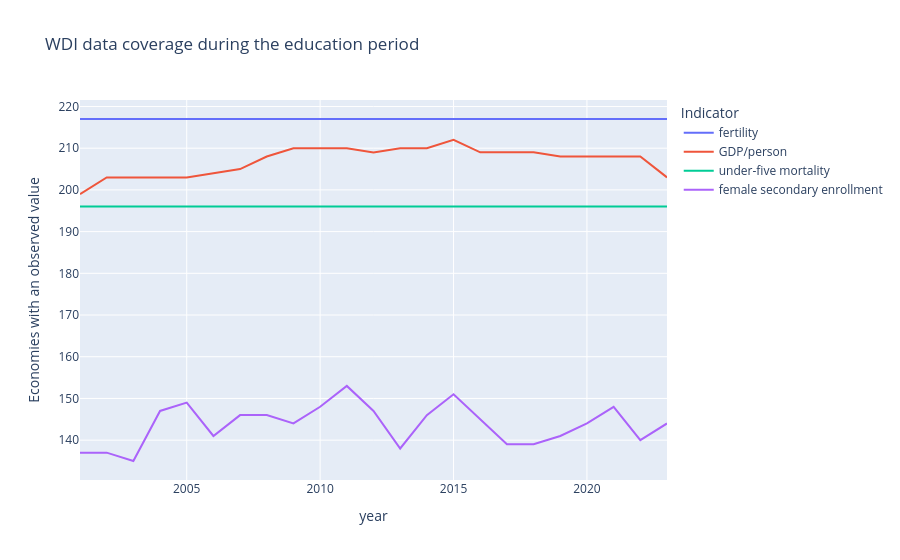

This figure's notebook cell:
### Markdown cell above
## Coverage and complete cases

Keep the education period separate from the main 1990–2024 cohort. GDP must be positive for the log transform. No values are filled or interpolated.

### Code cell
period = panel.loc[panel.year.between(2001, 2023)].copy()
period['log_gdp'] = np.log(period.gdp_pc.where(period.gdp_pc.gt(0)))
base = period.dropna(subset=['fertility', 'log_gdp', 'mortality'])
education = period.dropna(subset=['fertility', 'log_gdp', 'mortality', 'education']).copy()
coverage = pd.DataFrame({
    'year': sorted(period.year.unique()),
    'fertility': period.groupby('year').fertility.count().values,
    'GDP/person': period.groupby('year').gdp_pc.count().values,
    'under-five mortality': period.groupby('year').mortality.count().values,
    'female secondary enrollment': period.groupby('year').education.count().values,
})
display(pd.DataFrame({'sample': ['Core complete', 'Core + education complete'],
                      'country-years': [len(base), len(education)],
                      'economies': [base.iso3.nunique(), education.iso3.nunique()]}))
display(coverage.tail())
fig = px.line(coverage, x='year', y=['fertility', 'GDP/person', 'under-five mortality', 'female secondary enrollment'],
              title='WDI data coverage during the education period',
              labels={'value': 'Economies with an observed value', 'variable': 'Indicator'})
fig.show()

### Figure 1 — Plotly figure (JSON) as saved in the notebook; plotly's stock layout.template omitted (floating-point values rounded to 4 significant figures)
{"data": [{"hovertemplate": "Indicator=fertility<br>year=%{x}<br>Economies with an observed value=%{y}<extra></extra>", "legendgroup": "fertility", "line": {"color": "#636efa", "dash": "solid"}, "marker": {"symbol": "circle"}, "mode": "lines", "name": "fertility", "orientation": "v", "showlegend": true, "type": "scatter", "x": [2001, 2002, 2003, 2004, 2005, 2006, 2007, 2008, 2009, 2010, 2011, 2012, 2013, 2014, 2015, 2016, 2017, 2018, 2019, 2020, 2021, 2022, 2023], "xaxis": "x", "y": [217, 217, 217, 217, 217, 217, 217, 217, 217, 217, 217, 217, 217, 217, 217, 217, 217, 217, 217, 217, 217, 217, 217], "yaxis": "y"}, {"hovertemplate": "Indicator=GDP/person<br>year=%{x}<br>Economies with an observed value=%{y}<extra></extra>", "legendgroup": "GDP/person", "line": {"color": "#EF553B", "dash": "solid"}, "marker": {"symbol": "circle"}, "mode": "lines", "name": "GDP/person", "orientation": "v", "showlegend": true, "type": "scatter", "x": [2001, 2002, 2003, 2004, 2005, 2006, 2007, 2008, 2009, 2010, 2011, 2012, 2013, 2014, 2015, 2016, 2017, 2018, 2019, 2020, 2021, 2022, 2023], "xaxis": "x", "y": [199, 203, 203, 203, 203, 204, 205, 208, 210, 210, 210, 209, 210, 210, 212, 209, 209, 209, 208, 208, 208, 208, 203], "yaxis": "y"}, {"hovertemplate": "Indicator=under-five mortality<br>year=%{x}<br>Economies with an observed value=%{y}<extra></extra>", "legendgroup": "under-five mortality", "line": {"color": "#00cc96", "dash": "solid"}, "marker": {"symbol": "circle"}, "mode": "lines", "name": "under-five mortality", "orientation": "v", "showlegend": true, "type": "scatter", "x": [2001, 2002, 2003, 2004, 2005, 2006, 2007, 2008, 2009, 2010, 2011, 2012, 2013, 2014, 2015, 2016, 2017, 2018, 2019, 2020, 2021, 2022, 2023], "xaxis": "x", "y": [196, 196, 196, 196, 196, 196, 196, 196, 196, 196, 196, 196, 196, 196, 196, 196, 196, 196, 196, 196, 196, 196, 196], "yaxis": "y"}, {"hovertemplate": "Indicator=female secondary enrollment<br>year=%{x}<br>Economies with an observed value=%{y}<extra></extra>", "legendgroup": "female secondary enrollment", "line": {"color": "#ab63fa", "dash": "solid"}, "marker": {"symbol": "circle"}, "mode": "lines", "name": "female secondary enrollment", "orientation": "v", "showlegend": true, "type": "scatter", "x": [2001, 2002, 2003, 2004, 2005, 2006, 2007, 2008, 2009, 2010, 2011, 2012, 2013, 2014, 2015, 2016, 2017, 2018, 2019, 2020, 2021, 2022, 2023], "xaxis": "x", "y": [137, 137, 135, 147, 149, 141, 146, 146, 144, 148, 153, 147, 138, 146, 151, 145, 139, 139, 141, 144, 148, 140, 144], "yaxis": "y"}], "layout": {"legend": {"title": {"text": "Indicator"}, "tracegroupgap": 0}, "title": {"text": "WDI data coverage during the education period"}, "xaxis": {"anchor": "y", "domain": [0.0, 1.0], "title": {"text": "year"}}, "yaxis": {"anchor": "x", "domain": [0.0, 1.0], "title": {"text": "Economies with an observed value"}}}}
